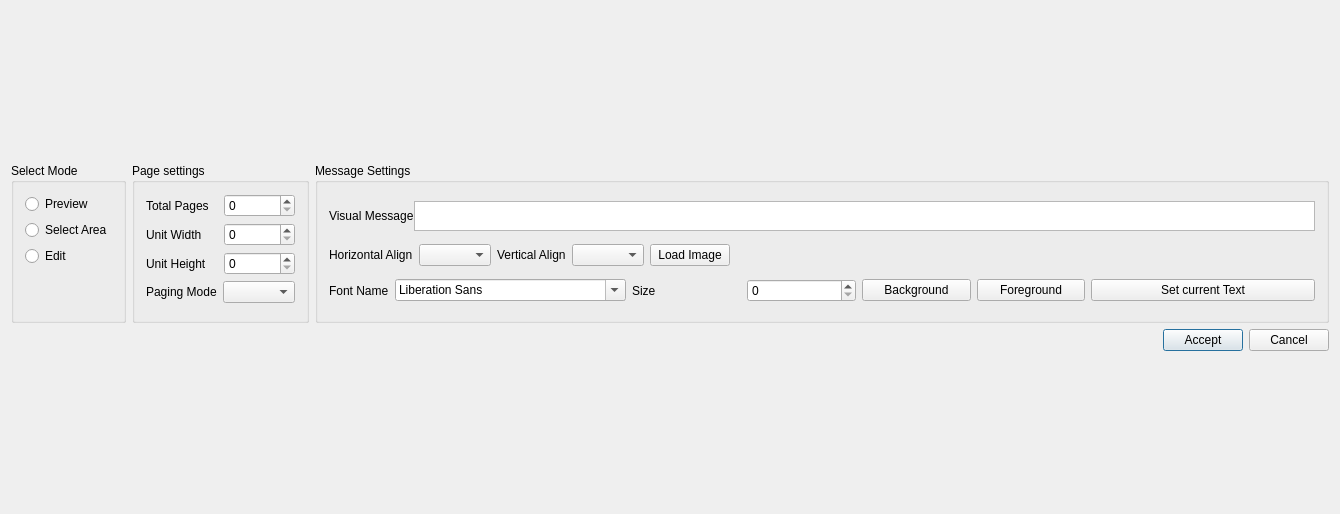
<?xml version="1.0" encoding="UTF-8"?>
<ui version="4.0">
 <class>LEDIndicatorEdit</class>
 <widget class="QDialog" name="LEDIndicatorEdit">
  <property name="geometry">
   <rect>
    <x>0</x>
    <y>0</y>
    <width>1340</width>
    <height>514</height>
   </rect>
  </property>
  <property name="windowTitle">
   <string>LEDIndicatorEdit</string>
  </property>
  <layout class="QGridLayout" name="gridLayout_4">
   <item row="0" column="0">
    <layout class="QGridLayout" name="m_layoutLED">
     <item row="1" column="0">
      <layout class="QHBoxLayout" name="horizontalLayout_2">
       <item>
        <spacer name="horizontalSpacer_2">
         <property name="orientation">
          <enum>Qt::Horizontal</enum>
         </property>
         <property name="sizeHint" stdset="0">
          <size>
           <width>40</width>
           <height>20</height>
          </size>
         </property>
        </spacer>
       </item>
       <item>
        <widget class="QPushButton" name="m_pbAccept">
         <property name="text">
          <string>Accept</string>
         </property>
        </widget>
       </item>
       <item>
        <widget class="QPushButton" name="m_pbCancel">
         <property name="text">
          <string>Cancel</string>
         </property>
        </widget>
       </item>
      </layout>
     </item>
     <item row="0" column="0">
      <layout class="QHBoxLayout" name="horizontalLayout">
       <item>
        <widget class="QGroupBox" name="m_grpButton">
         <property name="maximumSize">
          <size>
           <width>16777215</width>
           <height>160</height>
          </size>
         </property>
         <property name="title">
          <string>Select Mode</string>
         </property>
         <layout class="QGridLayout" name="gridLayout">
          <item row="1" column="0">
           <widget class="QRadioButton" name="m_rbSelectArea">
            <property name="text">
             <string>Select Area</string>
            </property>
           </widget>
          </item>
          <item row="0" column="0">
           <widget class="QRadioButton" name="m_rbPreview">
            <property name="text">
             <string>Preview</string>
            </property>
           </widget>
          </item>
          <item row="4" column="0">
           <spacer name="verticalSpacer">
            <property name="orientation">
             <enum>Qt::Vertical</enum>
            </property>
            <property name="sizeHint" stdset="0">
             <size>
              <width>20</width>
              <height>40</height>
             </size>
            </property>
           </spacer>
          </item>
          <item row="2" column="0">
           <widget class="QRadioButton" name="m_rbEdit">
            <property name="text">
             <string>Edit</string>
            </property>
           </widget>
          </item>
          <item row="3" column="0">
           <widget class="QLabel" name="m_tlSelectArea">
            <property name="text">
             <string/>
            </property>
           </widget>
          </item>
         </layout>
        </widget>
       </item>
       <item>
        <widget class="QGroupBox" name="m_grpPageSettings">
         <property name="maximumSize">
          <size>
           <width>16777215</width>
           <height>160</height>
          </size>
         </property>
         <property name="title">
          <string>Page settings</string>
         </property>
         <layout class="QGridLayout" name="gridLayout_2">
          <item row="0" column="0">
           <layout class="QHBoxLayout" name="horizontalLayout_15">
            <item>
             <widget class="QLabel" name="label_9">
              <property name="text">
               <string>Total Pages</string>
              </property>
             </widget>
            </item>
            <item>
             <widget class="QSpinBox" name="m_spPages"/>
            </item>
           </layout>
          </item>
          <item row="1" column="0">
           <layout class="QHBoxLayout" name="horizontalLayout_16">
            <item>
             <widget class="QLabel" name="label_10">
              <property name="text">
               <string>Unit Width</string>
              </property>
             </widget>
            </item>
            <item>
             <widget class="QSpinBox" name="m_spUnitWidth"/>
            </item>
           </layout>
          </item>
          <item row="2" column="0">
           <layout class="QHBoxLayout" name="horizontalLayout_17">
            <item>
             <widget class="QLabel" name="label_11">
              <property name="text">
               <string>Unit Height</string>
              </property>
             </widget>
            </item>
            <item>
             <widget class="QSpinBox" name="m_spUnitHeight"/>
            </item>
           </layout>
          </item>
          <item row="3" column="0">
           <layout class="QHBoxLayout" name="horizontalLayout_10">
            <item>
             <widget class="QLabel" name="label_8">
              <property name="text">
               <string>Paging Mode</string>
              </property>
             </widget>
            </item>
            <item>
             <widget class="QComboBox" name="m_cbPagingMode"/>
            </item>
           </layout>
          </item>
          <item row="4" column="0">
           <spacer name="verticalSpacer_2">
            <property name="orientation">
             <enum>Qt::Vertical</enum>
            </property>
            <property name="sizeHint" stdset="0">
             <size>
              <width>20</width>
              <height>40</height>
             </size>
            </property>
           </spacer>
          </item>
         </layout>
        </widget>
       </item>
       <item>
        <widget class="QGroupBox" name="m_grpMsgSettings">
         <property name="sizePolicy">
          <sizepolicy hsizetype="Minimum" vsizetype="Minimum">
           <horstretch>0</horstretch>
           <verstretch>0</verstretch>
          </sizepolicy>
         </property>
         <property name="maximumSize">
          <size>
           <width>16777215</width>
           <height>160</height>
          </size>
         </property>
         <property name="title">
          <string>Message Settings</string>
         </property>
         <layout class="QGridLayout" name="gridLayout_3">
          <item row="0" column="0">
           <layout class="QHBoxLayout" name="horizontalLayout_5">
            <property name="spacing">
             <number>0</number>
            </property>
            <property name="sizeConstraint">
             <enum>QLayout::SetFixedSize</enum>
            </property>
            <item>
             <widget class="QLabel" name="label_3">
              <property name="maximumSize">
               <size>
                <width>16777215</width>
                <height>20</height>
               </size>
              </property>
              <property name="text">
               <string>Visual Message</string>
              </property>
             </widget>
            </item>
            <item>
             <widget class="QPlainTextEdit" name="m_teVMIMS">
              <property name="maximumSize">
               <size>
                <width>16777215</width>
                <height>30</height>
               </size>
              </property>
             </widget>
            </item>
           </layout>
          </item>
          <item row="1" column="0">
           <layout class="QHBoxLayout" name="horizontalLayout_12">
            <item>
             <layout class="QHBoxLayout" name="horizontalLayout_11">
              <item>
               <widget class="QLabel" name="label_5">
                <property name="text">
                 <string>Horizontal Align</string>
                </property>
               </widget>
              </item>
              <item>
               <widget class="QComboBox" name="m_cbHAIMS"/>
              </item>
             </layout>
            </item>
            <item>
             <layout class="QHBoxLayout" name="horizontalLayout_14">
              <item>
               <widget class="QLabel" name="label_7">
                <property name="text">
                 <string>Vertical Align</string>
                </property>
               </widget>
              </item>
              <item>
               <widget class="QComboBox" name="m_cbVAIMS"/>
              </item>
             </layout>
            </item>
            <item>
             <widget class="QPushButton" name="m_pbLoadBitmap">
              <property name="text">
               <string>Load Image</string>
              </property>
             </widget>
            </item>
            <item>
             <spacer name="horizontalSpacer_6">
              <property name="orientation">
               <enum>Qt::Horizontal</enum>
              </property>
              <property name="sizeHint" stdset="0">
               <size>
                <width>40</width>
                <height>20</height>
               </size>
              </property>
             </spacer>
            </item>
           </layout>
          </item>
          <item row="2" column="0">
           <layout class="QHBoxLayout" name="horizontalLayout_13">
            <item>
             <layout class="QHBoxLayout" name="horizontalLayout_4">
              <item>
               <widget class="QLabel" name="label_2">
                <property name="text">
                 <string>Font Name</string>
                </property>
               </widget>
              </item>
              <item>
               <widget class="QFontComboBox" name="m_cbFontIMS"/>
              </item>
             </layout>
            </item>
            <item>
             <layout class="QHBoxLayout" name="horizontalLayout_6">
              <item>
               <widget class="QLabel" name="label_4">
                <property name="text">
                 <string>Size</string>
                </property>
               </widget>
              </item>
              <item>
               <widget class="QSpinBox" name="m_spFontSizeIMS"/>
              </item>
             </layout>
            </item>
            <item>
             <layout class="QHBoxLayout" name="horizontalLayout_3">
              <item>
               <widget class="QPushButton" name="m_pbClrBkGnd">
                <property name="text">
                 <string>Background</string>
                </property>
               </widget>
              </item>
              <item>
               <widget class="QPushButton" name="m_pbClrFrGnd">
                <property name="text">
                 <string>Foreground</string>
                </property>
               </widget>
              </item>
             </layout>
            </item>
            <item>
             <widget class="QPushButton" name="m_pbSetImage">
              <property name="text">
               <string>Set current Text</string>
              </property>
             </widget>
            </item>
           </layout>
          </item>
         </layout>
        </widget>
       </item>
      </layout>
     </item>
    </layout>
   </item>
  </layout>
 </widget>
 <layoutdefault spacing="6" margin="11"/>
 <resources/>
 <connections/>
</ui>
